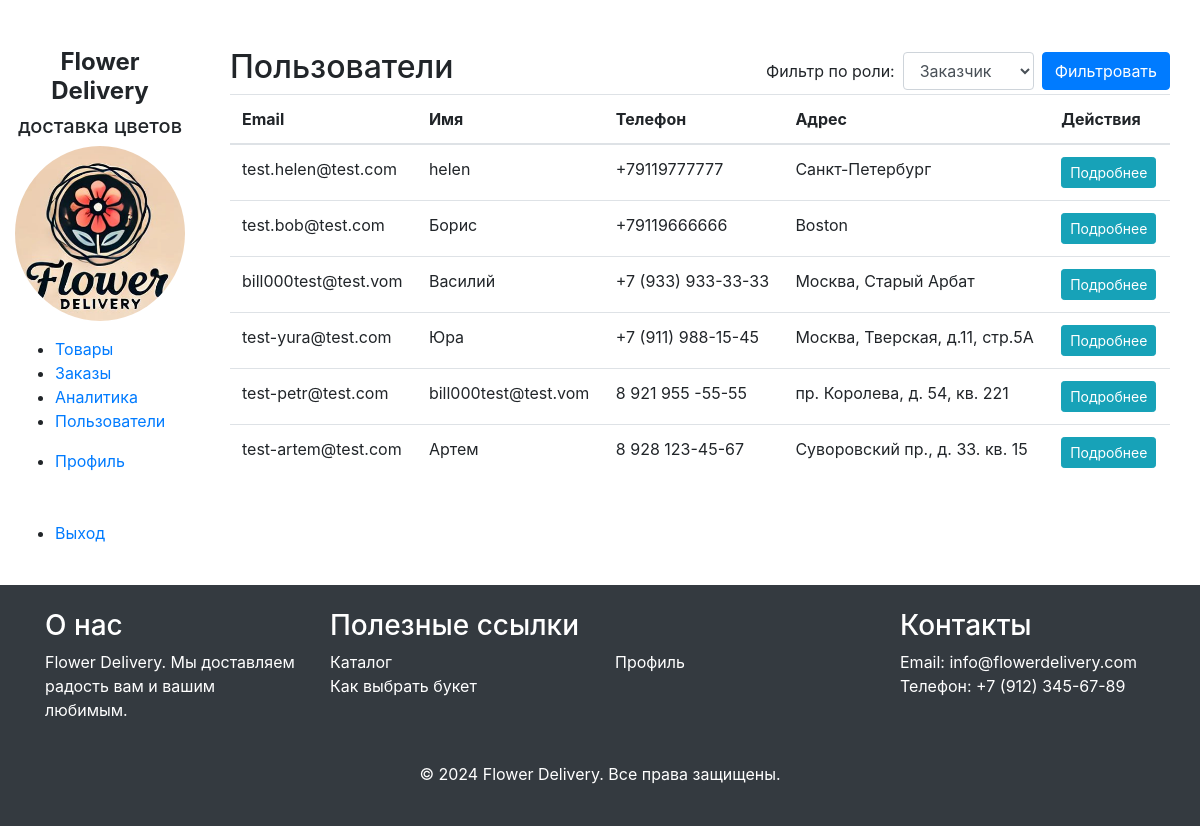
/admin-panel/users/ (signed in), run on the app's committed database.
### users/models.py (models this page shows, shortened)
class CustomUser(AbstractUser):
    email = models.EmailField(_('email address'), unique=True)
    phone = models.CharField(max_length=25, blank=True, null=True)
    address = models.TextField(blank=True, null=True)
    USERNAME_FIELD = 'email'
    REQUIRED_FIELDS = ['username']  # Имя пользователя будет обязательным

### admin_panel/views.py (the view)
# urls.py: path('users/', views.admin_users, name='admin_users'),
@staff_member_required
def admin_users(request):
    try:
        role_filter = request.GET.get('role', 'customer')
        if role_filter == 'staff':
            users = CustomUser.objects.filter(is_staff=True)
        else:
            users = CustomUser.objects.filter(is_staff=False)
        return render(request, 'admin_panel/admin_users.html', {'users': users, 'role_filter': role_filter})
    except Exception as e:
        messages.error(request, f"Ошибка при загрузке списка пользователей: {str(e)}")
        return redirect('admin_panel:admin_dashboard')

### admin_panel/templates/admin_panel/admin_users.html (shortened to what this page needs)
{% extends 'admin_panel/admin_layout.html' %}
{% block content %}
<div class="container mt-5">
    <div class="d-flex justify-content-between align-items-center">
        <h2>Пользователи</h2>
        <form method="get" class="form-inline">
            <label for="role" class="mr-2">Фильтр по роли:</label>
            <select name="role" id="role" class="form-control mr-2">
                <option value="customer" {% if role_filter == 'customer' %}selected{% endif %}>Заказчик</option>
            </select>
            <button type="submit" class="btn btn-primary">Фильтровать</button>
        </form>
    </div>
    <table class="table">
        <thead>
            <tr>
                <th>Email</th>
                <th>Имя</th>
                <th>Телефон</th>
                <th>Адрес</th>
                <th>Действия</th>
            </tr>
        </thead>
        <tbody>
            {% for user in users %}
            <tr  {% if user.is_staff %}class="table-warning"{% endif %}>
                <td>{{ user.email }}</td>
                <td>{{ user.username }}</td>
                <td>{{ user.phone }}</td>
                <td>{{ user.address }}</td>
                <td>
                    <a href="{% url 'admin_panel:user_detail' user.id %}" class="btn btn-info btn-sm">Подробнее</a>
                </td>
            </tr>
            {% endfor %}
        </tbody>
    </table>
</div>
{% endblock %}

### static/css/style.css (style rules this page uses)
body { font-family: Arial, sans-serif; line-height: 1.6; margin: 0; padding: 0; }

### data on the page
CustomUser: email "test.helen@test.com", username "helen", phone "+79119777777", address "Санкт-Петербург"
CustomUser: email "test.bob@test.com", username "Борис", phone "+79119666666", address "Boston"
CustomUser: email "bill000test@test.vom", username "Василий", phone "+7 (933) 933-33-33", address "Москва, Старый Арбат"
CustomUser: email "test-yura@test.com", username "Юра", phone "+7 (911) 988-15-45", address "Москва, Тверская, д.11, стр.5А"
CustomUser: email "test-petr@test.com", username "bill000test@test.vom", phone "8 921 955 -55-55", address "пр. Королева, д. 54, кв. 221"
CustomUser: email "test-artem@test.com", username "Артем", phone "8 928 123-45-67", address "Суворовский пр., д. 33. кв. 15"
